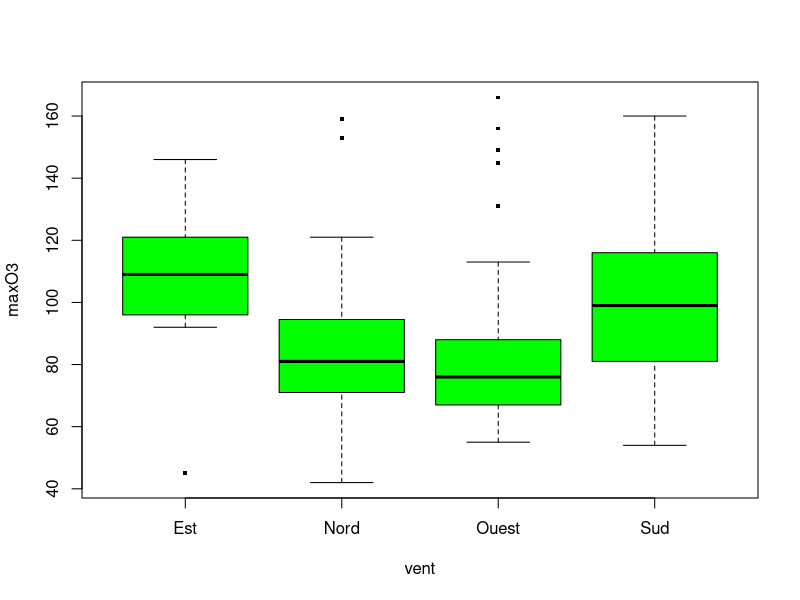
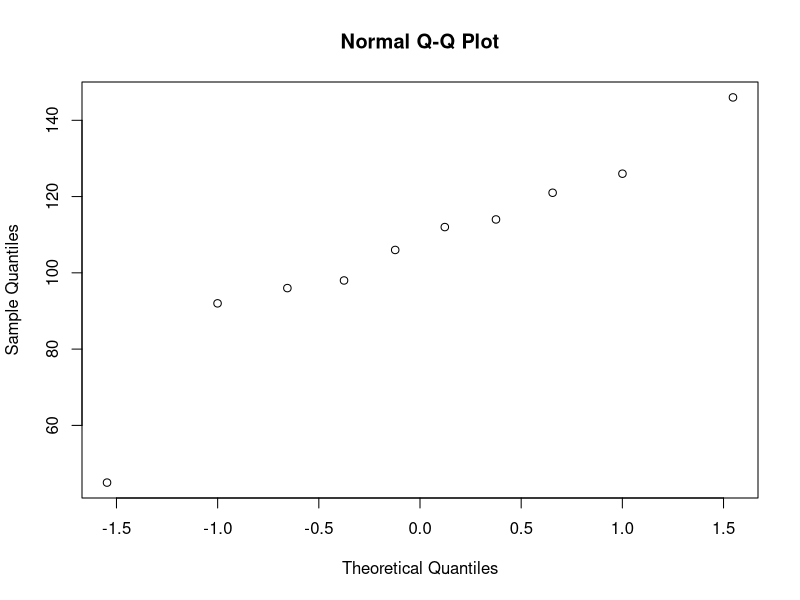
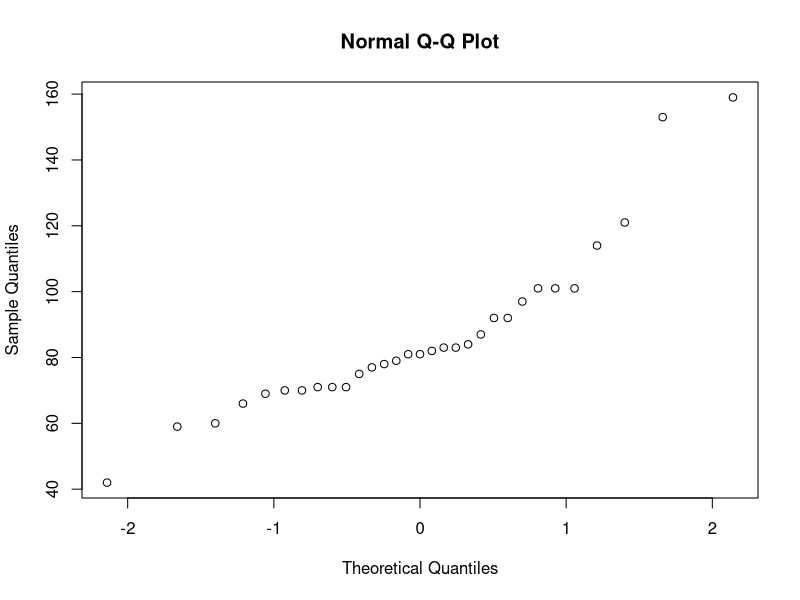
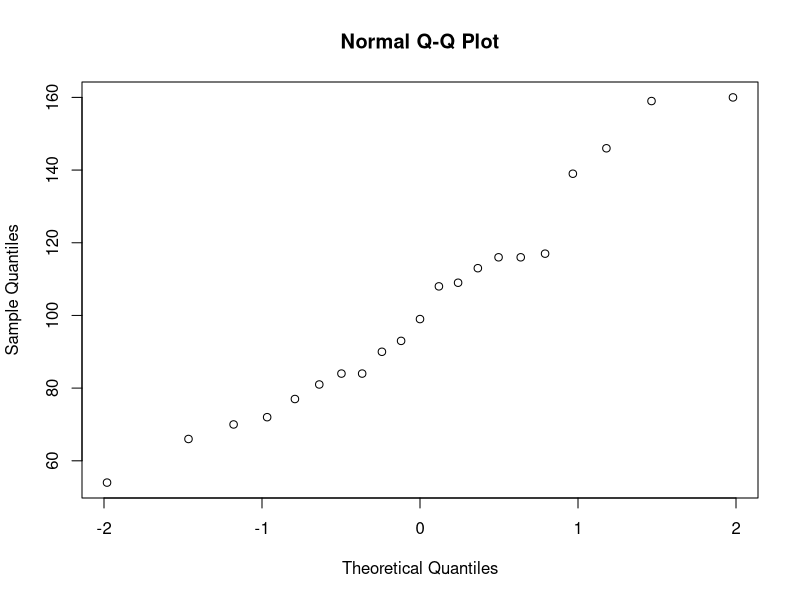
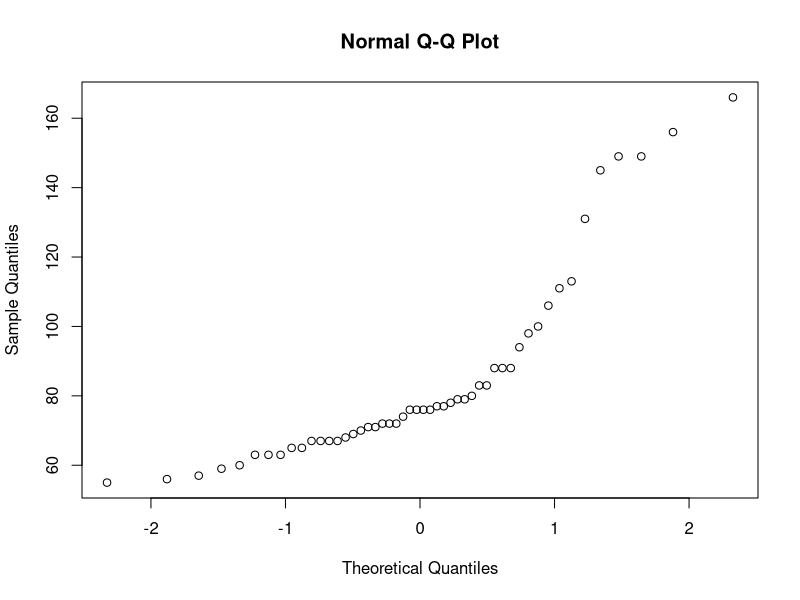

These charts were generated, in order, by the following R code: (Note: this script raises an error after producing the figures.)
# Title     : TODO
# Objective : TODO
# Created by: carloscaro
# Created on: 2020-06-07

# Loading the data
ozone <- read.table('ozone.txt')
head(ozone)
dim(ozone)
# we have 112 samples and 13 variables

#  How to see if there is an influence of the wind in
# the ozone concentration which is max03
# ozone$vent
# or
attach(ozone)
# now we can call every variable from ozone directly

summary(ozone[c("maxO3","vent")])

# boxplot of the variable max03 with respect to the
# labeled of wind
boxplot(maxO3~vent, data=ozone, pch=15, cex=0.5,col = 'green')

# ANOVA with 1 Factor and 4 labels
# wind: east, north, south and west
model = aov(maxO3~vent)

#  before analyzing the outputs of tests we need to verify the assumptions
#  of the noise
# - independency: by looking the experiments
# - gaussianity: normal qq-plot
#                 kolmogorov test
#                 shapiro test
# - homoscedasticty (same variance):
#                   - bartlett test
#                   - levene test

# Equality of the variances
# =========================
var1 = var(maxO3[vent=='Est'])
var2 = var(maxO3[vent=='Nord'])
var3 = var(maxO3[vent=='Ouest'])
var4 = var(maxO3[vent=='Sud'])
# we need to compare:
# var1 with var2,3,4
# var2 with var3,4
# var3 with var4

# Levene test
# this test will perform a fisher test and if we
# H0, then we can assume all variances are equals
summary(aov(abs(model$residuals)~vent))
# Because we are working on the whole dataset, we are working
# with the residuals

print('Pre-packaged test')
library(car)
leveneTest(maxO3,vent,center=median)
leveneTest(model$residuals,vent,center=median)
# Based on the high F values, we can keep the H0 which means that the
# the variances asre all the same

# Barlett test
bartlett.test(model$residuals~vent)
# The p-value is 0.8. Thus, we accept H0 and we
# accept that all the levels have the same variance

# In summary, Barlett and Levene are both showing us that we can keep H0
# in other words, that all the variances are the same

# For Gaussianity:
# ================
# Shapiro test (preferred over other tests)
select.est <- ozone['vent']=='Est'
# we can perform the same for every label
shapiro.test(ozone[select.est,"maxO3"])
# the output shows a high p-value. Thus, we accept
# H0 => data is Gaussian (H1 => not Gaussian)

# remark: here we are on one label which is why
# we can work directly on the response variable and
# not on the residuals (which would be the case if
# we are working with the whole data set because the
# response for all individuals are not identically
# distributed - not the same expectation,
# same variance though)

qqnorm((ozone[select.est,"maxO3"]))

# If the graph seems to be across the line, we accept
# the Gaussian

select.nord <- ozone['vent']=='Nord'
shapiro.test(ozone[select.nord,"maxO3"])
qqnorm((ozone[select.nord,"maxO3"]))

select.sud <- ozone['vent']=='Sud'
shapiro.test(ozone[select.sud,"maxO3"])
qqnorm((ozone[select.sud,"maxO3"]))

select.ouest <- ozone['vent']=='Ouest'
shapiro.test(ozone[select.ouest,"maxO3"])
qqnorm((ozone[select.ouest,"maxO3"]))

# ANOVA testing
ozone.aov <- aov(maxO3~vent)
summary(ozone.aov)
# Conclusion: the wind does have an influence in the Ozone layer
# aov gives us this conclusion but does not give us the value

res.ozone <- rstudent(ozone.aov)
plot(res.ozone~vent)
# There are 112 observation so 5% is around 6 and we have around 7
# observations that are out of the region (95& ~ 2 threshold)

summary(lm(maxO3~vent,data=ozone))
# Here the overall goal is to confirm that there is an influence
# not to find the right model
# In this case, the first label is the reference cell ('est')

summary(lm(maxO3~C(vent,base=2),data=ozone))
# We have changed the reference cell to the second label

summary(lm(maxO3~C(vent,sum),data=ozone))
# Imposing another constraint:
# mu_hat =mh
# mh4 = - (mh1 + mh2 + mh3)